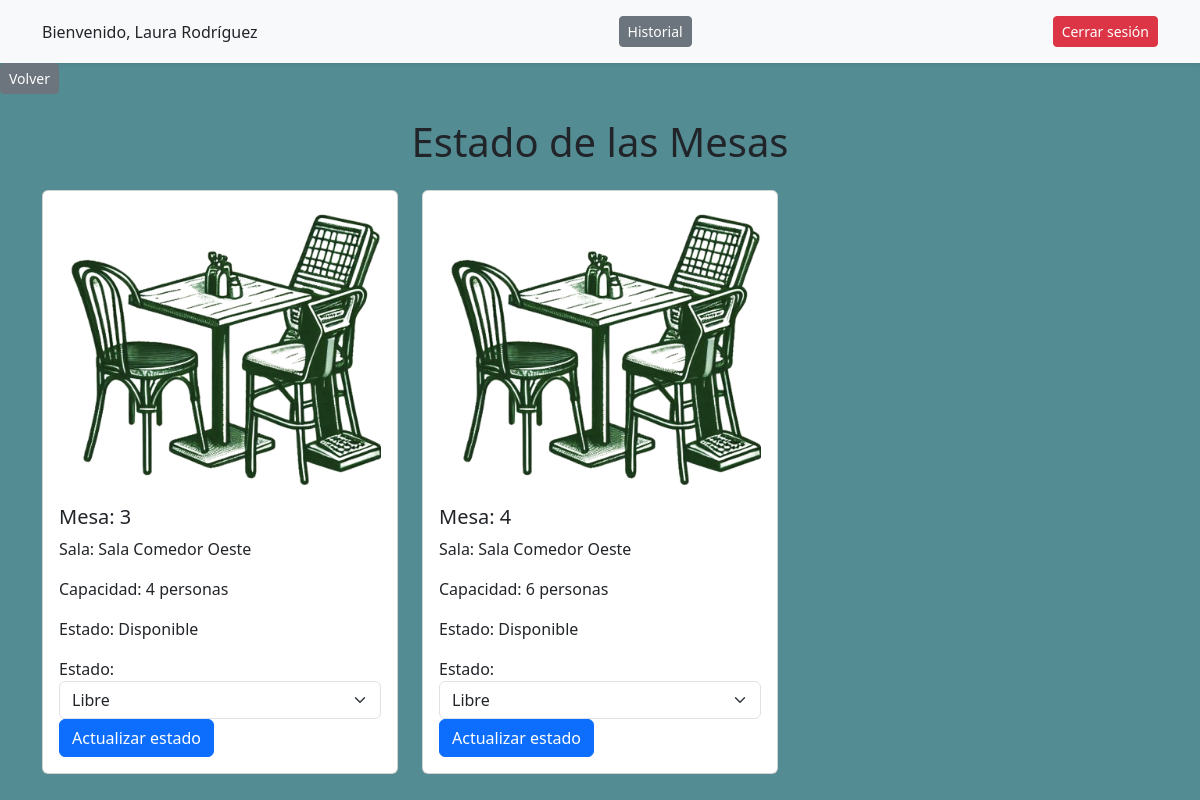
The page /tipo_sala/comedor_oeste.php (signed in) on the database its author committed.
### tables this page shows
CREATE TABLE Mesa (
    ID_mesa INT PRIMARY KEY AUTO_INCREMENT,
    ID_sala INT NOT NULL,
    capacidad INT NOT NULL,
    estado ENUM('libre', 'ocupada') NOT NULL DEFAULT 'libre',
    FOREIGN KEY (ID_sala) REFERENCES Sala(ID_sala) ON DELETE CASCADE ON UPDATE CASCADE
);

CREATE TABLE Sala (
    ID_sala INT PRIMARY KEY AUTO_INCREMENT,
    nombre_sala VARCHAR(50) NOT NULL UNIQUE,
    tipo_sala VARCHAR(20) NOT NULL,
    capacidad_total INT NOT NULL
);

### tipo_sala/comedor_oeste.php (the view, shortened to what this page needs)
<?php
include_once('../conexion.php');
try {
    $sql = "
        SELECT m.ID_mesa, m.capacidad, m.estado, s.nombre_sala
        FROM Mesa m
        JOIN Sala s ON m.ID_sala = s.ID_sala
        WHERE s.tipo_sala = 'Comedor Oeste'
    ";
    $stmt = mysqli_prepare($con, $sql);
    mysqli_stmt_execute($stmt);
    $result = mysqli_stmt_get_result($stmt);
?>
<!DOCTYPE html>
<html lang="es">
<head>
    <link href="https://cdn.jsdelivr.net/npm/bootstrap@5.3.0-alpha1/dist/css/bootstrap.min.css" rel="stylesheet">
</head>
<body style="background-color: #548c94;">
<header class="bg-light py-3 shadow-sm">
    <div class="container d-flex justify-content-between align-items-center">
        <span class="font-weight-bold">Bienvenido, <?php echo htmlspecialchars($_SESSION['nombre']); ?></span>
        <a href="../historial.php" class="btn btn-secondary btn-sm">Historial</a>
        <form action="../logout.php" method="POST">
            <button type="submit" class="btn btn-danger btn-sm">Cerrar sesión</button>
        </form>
    </div>
</header>
<a href="./tipo_sala_comedor.php" class="btn btn-secondary btn-sm">Volver</a>
<div class="container mt-4">
    <h1 class="text-center mb-4">Estado de las Mesas</h1>
    <div class="row row-cols-1 row-cols-md-3 g-4">
        <?php while ($row = mysqli_fetch_assoc($result)): ?>
            <?php $imagen_estado = ($row['estado'] === 'libre') ? 'mesa_verde_s.png' : 'mesa_roja_s.png'; ?>
            <div class="col">
                <div class="card h-100">
                    <div class="card-body">
                        <img src="../img/<?php echo $imagen_estado; ?>" alt="Estado de la mesa" class="img-fluid mesa-img mb-3">
                        <h5 class="card-title">Mesa: <?php echo htmlspecialchars($row['ID_mesa']); ?></h5>
                        <p class="card-text">Sala: <?php echo htmlspecialchars($row['nombre_sala']); ?></p>
                        <p class="card-text">Capacidad: <?php echo htmlspecialchars($row['capacidad']); ?> personas</p>
                        <p class="card-text">Estado: <?php echo ($row['estado'] === 'libre') ? 'Disponible' : 'Ocupada'; ?></p>
                        <form action="comedor_oeste.php" method="POST">
                            <div class="form-group">
                                <label for="estado">Estado:</label>
                                <select name="estado" class="form-select">
                                    <option value="libre"<?php echo ($row['estado'] === 'libre') ? ' selected' : ''; ?>>Libre</option>
                                </select>
                            </div>
                            <button type="submit" class="btn btn-primary">Actualizar estado</button>
                        </form>
                    </div>
                </div>
            </div>
        <?php endwhile; ?>
    </div>
</div>
</body>
</html>
<?php
} catch (Exception $e) {
    echo "Error: " . $e->getMessage();
}
?>

### rows shown on the page
mesa: ID_mesa "3", ID_sala.nombre_sala "Sala Comedor Oeste", capacidad "4", shows "Disponible", estado "Libre"
mesa: ID_mesa "4", ID_sala.nombre_sala "Sala Comedor Oeste", capacidad "6", shows "Disponible", estado "Libre"

### other values the page prints
$_SESSION['nombre'] "Laura Rodríguez"
